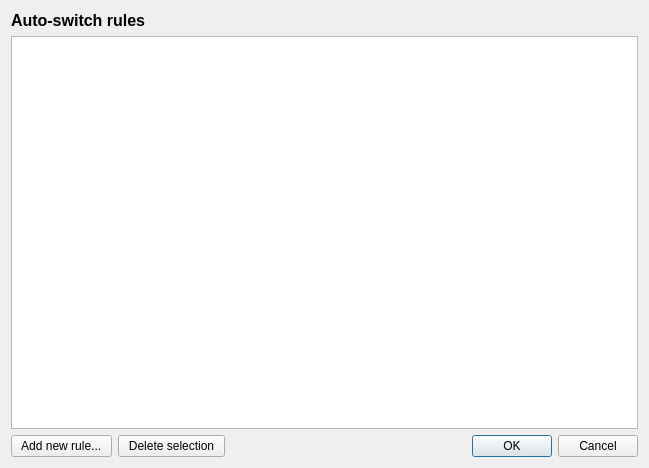
<?xml version="1.0" encoding="UTF-8"?>
<ui version="4.0">
 <class>PresetRuleDialog</class>
 <widget class="QDialog" name="PresetRuleDialog">
  <property name="geometry">
   <rect>
    <x>0</x>
    <y>0</y>
    <width>649</width>
    <height>468</height>
   </rect>
  </property>
  <property name="windowTitle">
   <string>Preset auto-switch rules</string>
  </property>
  <layout class="QVBoxLayout" name="verticalLayout">
   <item>
    <widget class="QLabel" name="label">
     <property name="font">
      <font>
       <pointsize>12</pointsize>
       <weight>75</weight>
       <bold>true</bold>
      </font>
     </property>
     <property name="text">
      <string>Auto-switch rules</string>
     </property>
    </widget>
   </item>
   <item>
    <layout class="QVBoxLayout" name="ruleTableLayout">
     <property name="topMargin">
      <number>0</number>
     </property>
     <item>
      <widget class="QTableView" name="ruleTable">
       <property name="selectionMode">
        <enum>QAbstractItemView::ExtendedSelection</enum>
       </property>
       <property name="selectionBehavior">
        <enum>QAbstractItemView::SelectRows</enum>
       </property>
       <property name="sortingEnabled">
        <bool>false</bool>
       </property>
      </widget>
     </item>
    </layout>
   </item>
   <item>
    <layout class="QHBoxLayout" name="horizontalLayout">
     <property name="topMargin">
      <number>0</number>
     </property>
     <item>
      <widget class="QPushButton" name="add">
       <property name="text">
        <string>  Add new rule...  </string>
       </property>
      </widget>
     </item>
     <item>
      <widget class="QPushButton" name="remove">
       <property name="sizePolicy">
        <sizepolicy hsizetype="Preferred" vsizetype="Fixed">
         <horstretch>0</horstretch>
         <verstretch>0</verstretch>
        </sizepolicy>
       </property>
       <property name="text">
        <string>  Delete selection  </string>
       </property>
      </widget>
     </item>
     <item>
      <spacer name="horizontalSpacer">
       <property name="orientation">
        <enum>Qt::Horizontal</enum>
       </property>
       <property name="sizeType">
        <enum>QSizePolicy::Expanding</enum>
       </property>
       <property name="sizeHint" stdset="0">
        <size>
         <width>40</width>
         <height>20</height>
        </size>
       </property>
      </spacer>
     </item>
     <item>
      <widget class="QDialogButtonBox" name="buttonBox">
       <property name="standardButtons">
        <set>QDialogButtonBox::Cancel|QDialogButtonBox::Ok</set>
       </property>
      </widget>
     </item>
    </layout>
   </item>
  </layout>
 </widget>
 <resources/>
 <connections/>
</ui>
